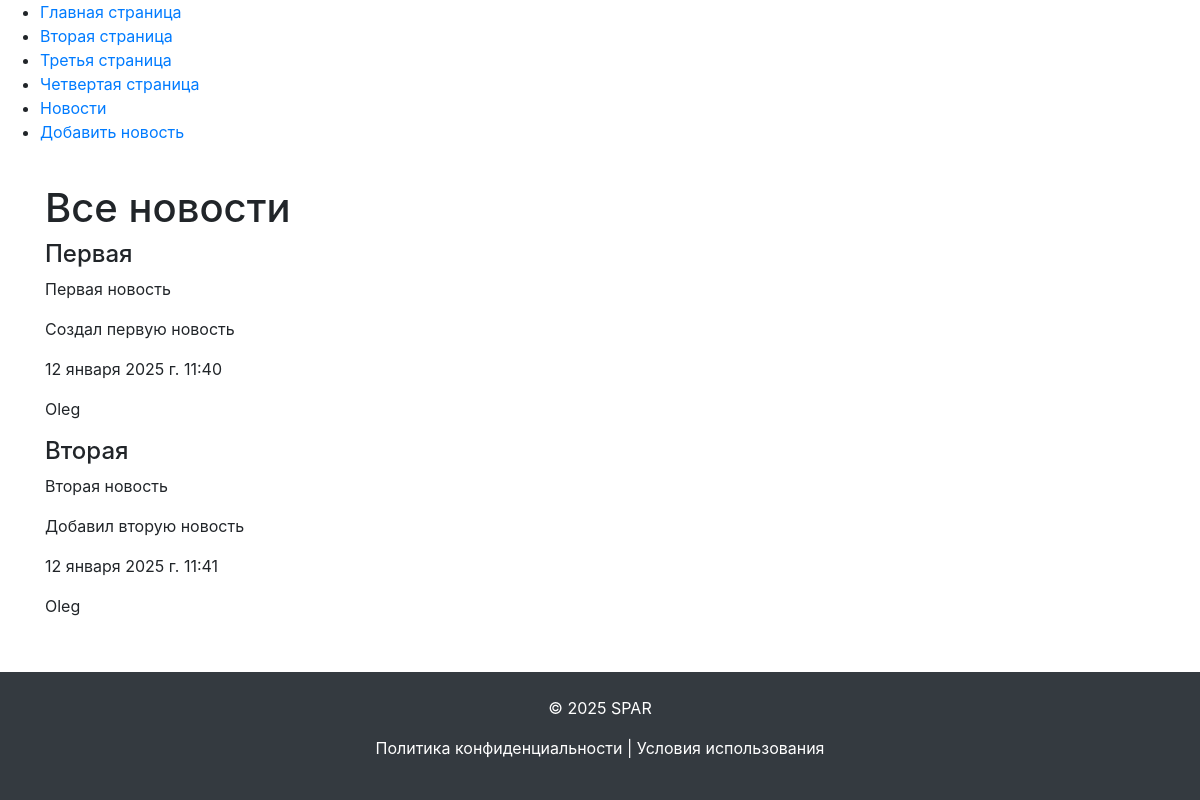
Before: /DJ03/news/ with the older database file.
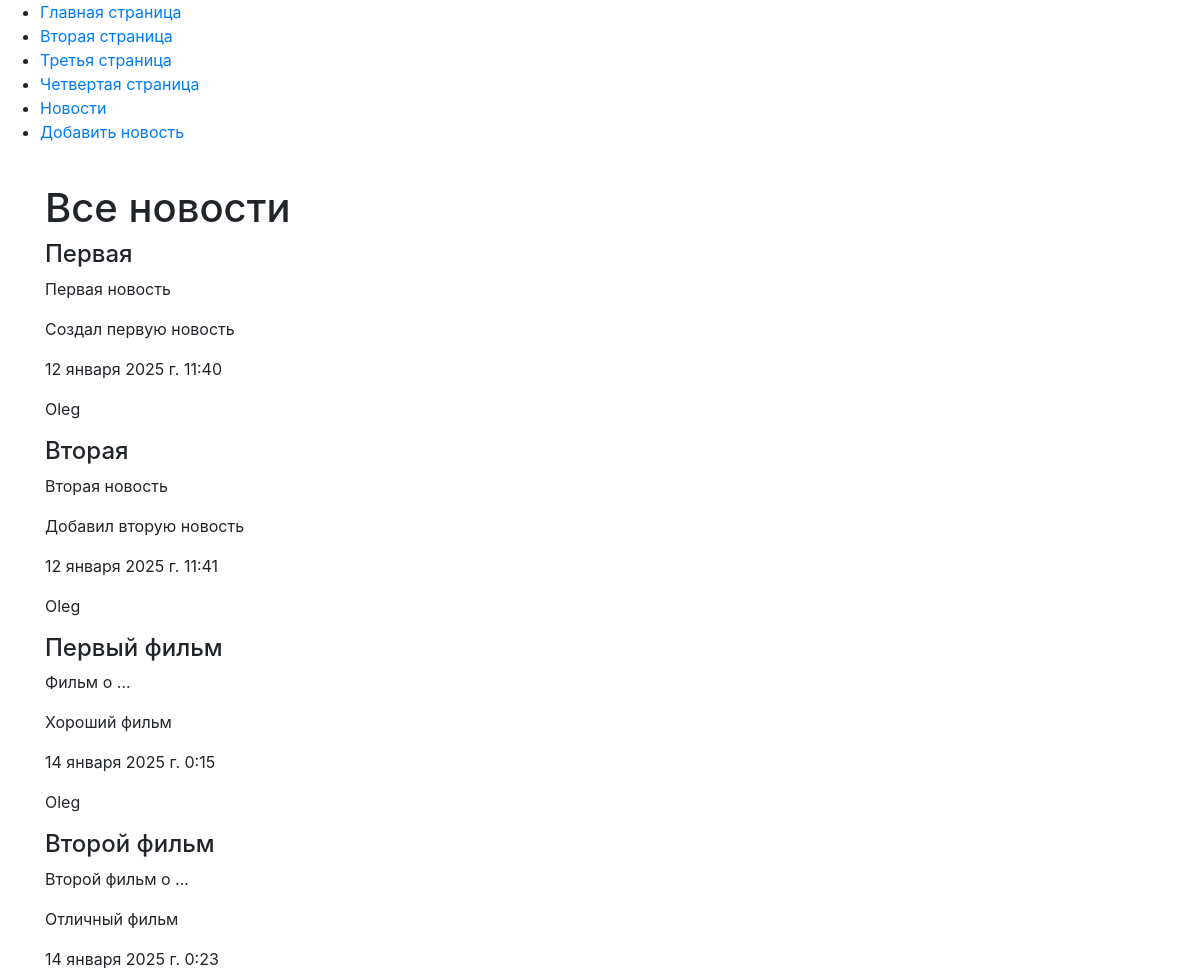
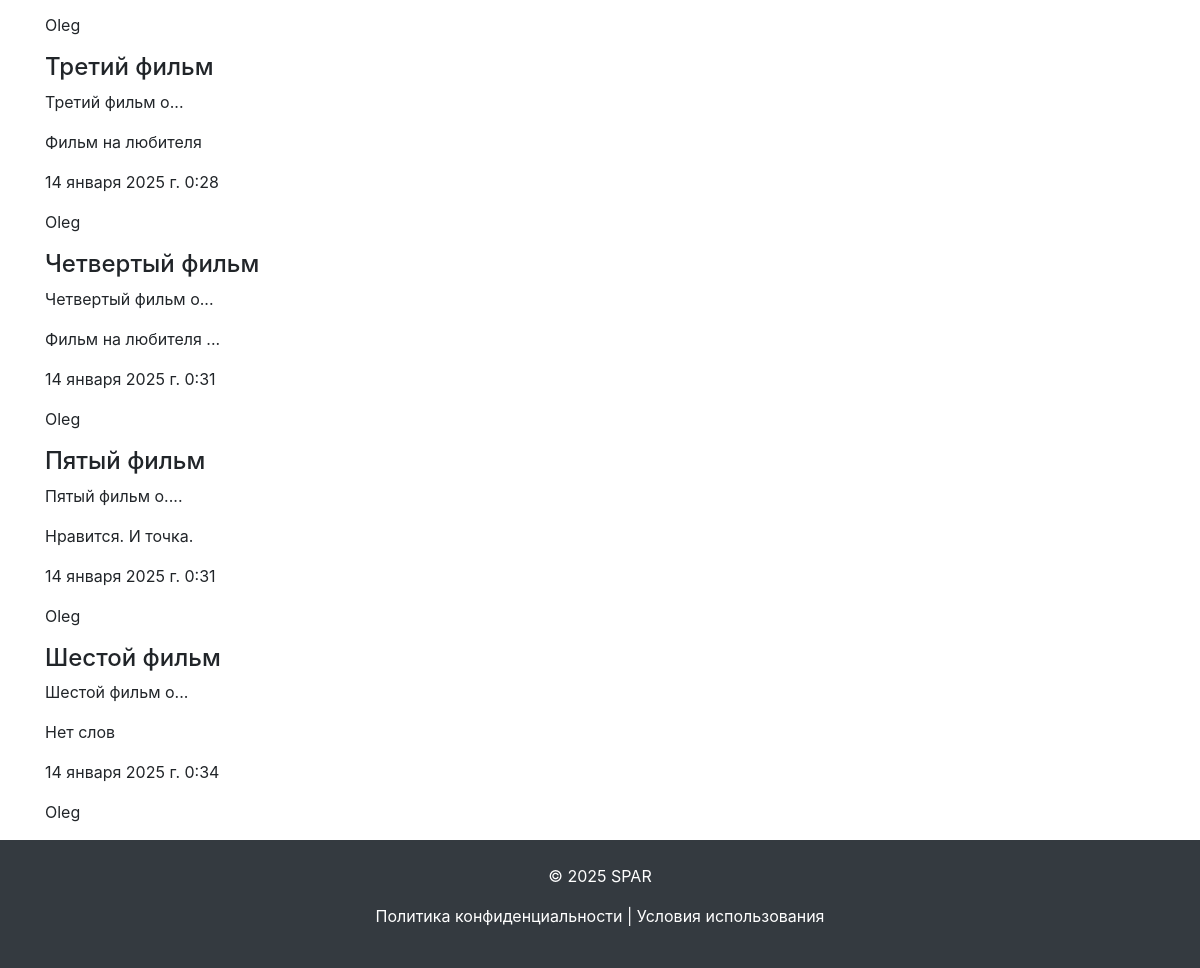
After: the same page with the newer database file (2 pictures, top to bottom).
### DJ03/models.py (models this page shows, shortened)
class News_post(models.Model):
    title = models.CharField('Название новости', max_length=50)
    short_description = models.CharField('Краткое описание новости', max_length=200)
    text = models.TextField('Новость')
    pub_date = models.DateTimeField('Дата публикации', auto_now_add=True)
    author = models.ForeignKey(User, on_delete=models.CASCADE, verbose_name='Автор')
    class Meta:
        verbose_name = 'Новость'
        verbose_name_plural = 'Новости'

### DJ03/views.py (the view)
# urls.py: path('news/', views.news, name='news'),
def news(request):
    news = News_post.objects.all()
    return render(request, 'DJ03/news.html', {'news': news})

### DJ03/templates/DJ03/news.html (shortened to what this page needs)
{% extends 'main/base.html' %}
{% block content %}
<h1 class="left-align">Все новости</h1>
{% for new in news %}
    <div>
       <h4> {{ new.title }} </h4>
       <p> {{ new.short_description }} </p>
        <p> {{ new.text }} </p>
        <p> {{ new.pub_date }} </p>
        <p> {{ new.author }} </p>
    </div>
{% empty %}
        <p>Нет новостей для отображения.</p>
{% endfor %}
{% endblock %}

### main/templates/main/base.html (shortened to what this page needs)
<!DOCTYPE html>
<html lang="en">
<head>
    {% load static %}
    <link rel="stylesheet" href="https://maxcdn.bootstrapcdn.com/bootstrap/4.5.2/css/bootstrap.min.css">
    <link rel="stylesheet" href="{% static 'main/css/main.css' %}">
</head>
<body>
    <div class="wrapper">
        {% include 'main/navigation.html' %}
        <div class="container mt-4 content">
            {% block content %}{% endblock %}
        </div>
        {% include 'main/footer.html' %}
    </div>
</body>

### main/templates/main/navigation.html
<Ul>
    <li><a href="{% url 'home' %}">Главная страница</a></Li>
    <li><a href="{% url 'page2' %}">Вторая страница</a></Li>
    <li><a href="{% url 'page3' %}">Третья страница</a></Li>
    <li><a href="{% url 'page4' %}">Четвертая страница</a></Li>
    <li><a href="{% url 'news' %}">Новости</a></Li>
    <li><a href="{% url 'add_news' %}">Добавить новость</a></Li>
</ul>

### main/templates/main/footer.html
<footer class="bg-dark text-white text-center py-4">
    <div class="container">
        <p>&copy; {{ 2025 }} SPAR</p>
        <p><a href="" class="text-white">Политика конфиденциальности</a> |
           <a href="" class="text-white">Условия использования</a></p>
    </div>
</footer>

### main/static/main/css/main.css (style rules this page uses)
body { background-color: white; }

### main/templates/main/base.html (style rules this page uses)
html, body { height: 100%; margin: 0; }
.wrapper { display: flex; flex-direction: column; min-height: 100vh; }
.content { flex: 1; }

Changed rows visible on the page:
added News_post: title "Первый фильм", short_description "Фильм о ...", text "Хороший фильм", pub_date "14 января 2025 г. 0:15", author "Oleg"
added News_post: title "Второй фильм", short_description "Второй фильм о ...", text "Отличный фильм", pub_date "14 января 2025 г. 0:23", author "Oleg"
added News_post: title "Третий фильм", short_description "Третий фильм о...", text "Фильм на любителя", pub_date "14 января 2025 г. 0:28", author "Oleg"
added News_post: title "Четвертый фильм", short_description "Четвертый фильм о...", text "Фильм на любителя ...", pub_date "14 января 2025 г. 0:31", author "Oleg"
added News_post: title "Пятый фильм", short_description "Пятый фильм о....", text "Нравится. И точка.", pub_date "14 января 2025 г. 0:31", author "Oleg"
added News_post: title "Шестой фильм", short_description "Шестой фильм о...", text "Нет слов", pub_date "14 января 2025 г. 0:34", author "Oleg"
